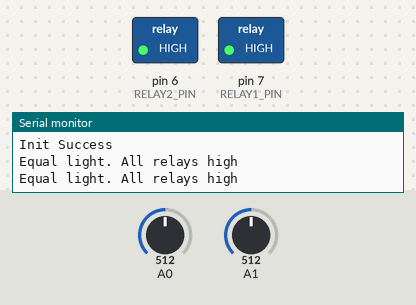
Simulated run of this sketch. Board: Arduino Uno, built with avr-gcc and run on an emulated ATmega328P. On the bench: switched loads named in the sketch (green lamp = pin HIGH), the last lines printed to the serial monitor. The test bench sets the inputs (shaded band); at power-on: A0 = 512, A1 = 512.

Above: at 1.9 s.
2.0 s: A0 set to 544
3.5 s: A0 set to 581
At 5.1 s:
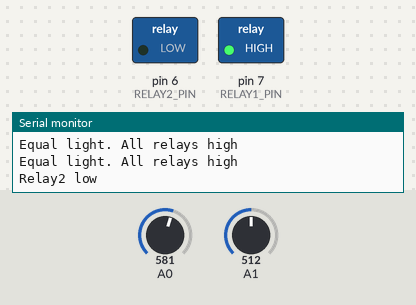
6.0 s: A1 set to 542
At 7.8 s:
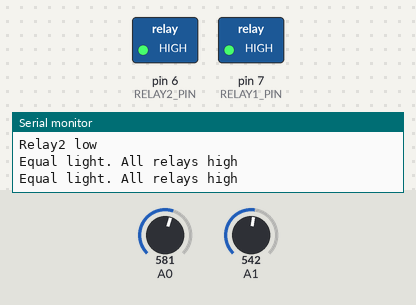
8.1 s: A1 set to 622
10.1 s: A1 set to 648
At 11.4 s:
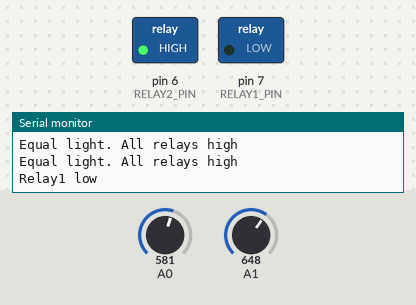
12.6 s: A1 set to 511
At 14.3 s:
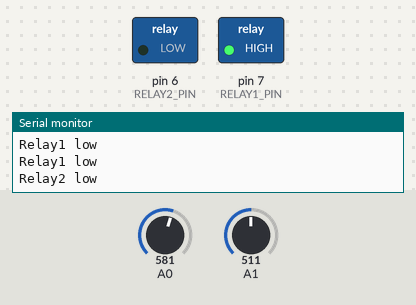
Timing chart, 0 to 15.8 s (numbered marks = the images above; inputs shaded):
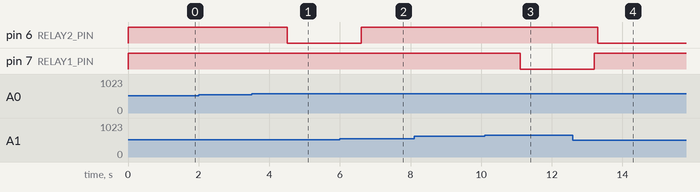

The sketch:

relay_control_w_light.ino
```cpp
int sensorTop = 0;
int sensorBot = 0;
int diff = 0;
float avg = 0.;


// The Relays pin numbers
#define RELAY1_PIN 7
#define RELAY2_PIN 6


void setup() {
  // put your setup code here, to run once:
  Serial.begin(9600);
  Serial.println("Init Success");

  // Init relay 1
  pinMode(RELAY1_PIN, OUTPUT);
  digitalWrite(RELAY1_PIN, HIGH);

  // Init relay 2
  pinMode(RELAY2_PIN, OUTPUT);
  digitalWrite(RELAY2_PIN, HIGH);

}

void loop() {
  // put your main code here, to run repeatedly:

  sensorTop = analogRead(0);
  sensorBot = analogRead(1);
  diff = sensorTop - sensorBot;
  avg = (sensorTop + sensorBot) / 2.0;

  if (((sensorTop < 900 ) && (sensorBot < 900 )) && (avg < 800) ){
    //diff = sensorTop - sensorBot;
    if (diff < -50) {
      // Case where more light in the bottom sensor
      // The jack should go downward
      Serial.print("Relay1 low\n");
      digitalWrite(RELAY2_PIN, HIGH);
      delay(100);
      digitalWrite(RELAY1_PIN, LOW);
    }
    else if ( diff > 50) {
      // Case where more light in the top sensor
      // The jack should go upward
      Serial.print("Relay2 low\n");
      digitalWrite(RELAY1_PIN, HIGH);
      delay(100);
      digitalWrite(RELAY2_PIN, LOW);
    }
    else {
      Serial.print("Equal light. All relays high\n");
      digitalWrite(RELAY1_PIN, HIGH);
      digitalWrite(RELAY2_PIN, HIGH);
      delay(100);
    }
  }
  else {
    Serial.print("No light. All relays high\n");
    digitalWrite(RELAY1_PIN, HIGH);
    digitalWrite(RELAY2_PIN, HIGH);
    }
  //}
//  Serial.print("A0: ");
//  Serial.print(sensorTop);
//  Serial.print(" - A1: ");
//  Serial.print(sensorBot);
//  Serial.print(" - avg: ");
//  Serial.print(avg);
//   Serial.print(" - diff: ");
//  Serial.print(diff);
//  Serial.print("\n");

  delay(1000);
}
```

Measured:
- the behaviour switches between 562 and 563 on A0 (found by bisection; images 0 and 1)
- the behaviour switches between 530 and 531 on A1 (found by bisection; images 1 and 2)
- the behaviour switches between 631 and 632 on A1 (found by bisection; images 2 and 3)
- after the input at 3.5 s, pin 6 (RELAY2_PIN): HIGH → LOW after 1.0 s
- after the input at 6.0 s, pin 6 (RELAY2_PIN): LOW → HIGH after 0.60 s
- after the input at 10.1 s, pin 7 (RELAY1_PIN): HIGH → LOW after 1.0 s
- after the input at 12.6 s, pin 6 (RELAY2_PIN): HIGH → LOW after 0.71 s; pin 7 (RELAY1_PIN): LOW → HIGH after 0.61 s
